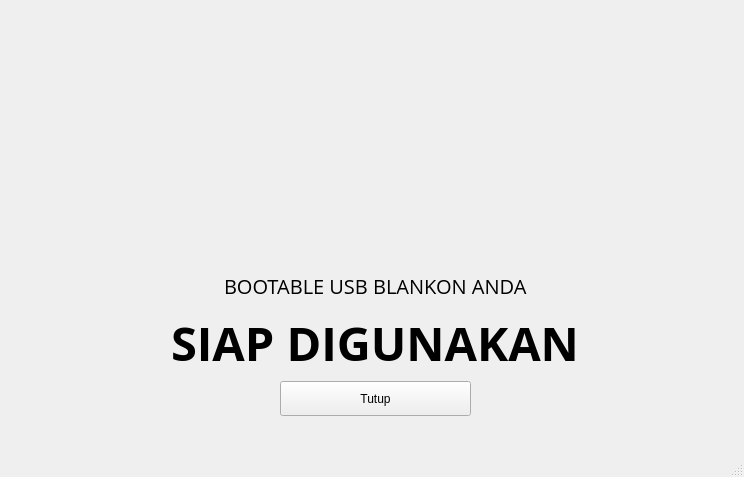
<?xml version="1.0" encoding="UTF-8"?>
<ui version="4.0">
 <class>MainWindow</class>
 <widget class="QMainWindow" name="MainWindow">
  <property name="geometry">
   <rect>
    <x>0</x>
    <y>0</y>
    <width>744</width>
    <height>477</height>
   </rect>
  </property>
  <property name="minimumSize">
   <size>
    <width>744</width>
    <height>477</height>
   </size>
  </property>
  <property name="maximumSize">
   <size>
    <width>744</width>
    <height>477</height>
   </size>
  </property>
  <property name="windowTitle">
   <string>HAFTIAN GUI</string>
  </property>
  <widget class="QWidget" name="centralwidget">
   <widget class="QWidget" name="">
    <property name="geometry">
     <rect>
      <x>150</x>
      <y>22</y>
      <width>450</width>
      <height>394</height>
     </rect>
    </property>
    <layout class="QVBoxLayout" name="verticalLayout">
     <item>
      <layout class="QHBoxLayout" name="horizontalLayout_3">
       <item>
        <spacer name="horizontalSpacer_5">
         <property name="orientation">
          <enum>Qt::Horizontal</enum>
         </property>
         <property name="sizeHint" stdset="0">
          <size>
           <width>100</width>
           <height>17</height>
          </size>
         </property>
        </spacer>
       </item>
       <item>
        <widget class="QLabel" name="label">
         <property name="minimumSize">
          <size>
           <width>230</width>
           <height>240</height>
          </size>
         </property>
         <property name="maximumSize">
          <size>
           <width>230</width>
           <height>240</height>
          </size>
         </property>
         <property name="text">
          <string/>
         </property>
         <property name="pixmap">
          <pixmap resource="haftian-assets.qrc">:/asset/boni-fly.png</pixmap>
         </property>
         <property name="scaledContents">
          <bool>true</bool>
         </property>
        </widget>
       </item>
       <item>
        <spacer name="horizontalSpacer_6">
         <property name="orientation">
          <enum>Qt::Horizontal</enum>
         </property>
         <property name="sizeHint" stdset="0">
          <size>
           <width>100</width>
           <height>17</height>
          </size>
         </property>
        </spacer>
       </item>
      </layout>
     </item>
     <item>
      <layout class="QHBoxLayout" name="horizontalLayout">
       <item>
        <spacer name="horizontalSpacer">
         <property name="orientation">
          <enum>Qt::Horizontal</enum>
         </property>
         <property name="sizeHint" stdset="0">
          <size>
           <width>40</width>
           <height>20</height>
          </size>
         </property>
        </spacer>
       </item>
       <item>
        <widget class="QLabel" name="label_2">
         <property name="font">
          <font>
           <family>Open Sans</family>
           <pointsize>15</pointsize>
          </font>
         </property>
         <property name="text">
          <string>BOOTABLE USB BLANKON ANDA</string>
         </property>
        </widget>
       </item>
       <item>
        <spacer name="horizontalSpacer_2">
         <property name="orientation">
          <enum>Qt::Horizontal</enum>
         </property>
         <property name="sizeHint" stdset="0">
          <size>
           <width>40</width>
           <height>20</height>
          </size>
         </property>
        </spacer>
       </item>
      </layout>
     </item>
     <item>
      <layout class="QHBoxLayout" name="horizontalLayout_4">
       <item>
        <spacer name="horizontalSpacer_8">
         <property name="orientation">
          <enum>Qt::Horizontal</enum>
         </property>
         <property name="sizeHint" stdset="0">
          <size>
           <width>13</width>
           <height>17</height>
          </size>
         </property>
        </spacer>
       </item>
       <item>
        <widget class="QLabel" name="label_3">
         <property name="font">
          <font>
           <family>Open Sans</family>
           <pointsize>35</pointsize>
           <weight>75</weight>
           <bold>true</bold>
          </font>
         </property>
         <property name="text">
          <string>SIAP DIGUNAKAN</string>
         </property>
        </widget>
       </item>
       <item>
        <spacer name="horizontalSpacer_7">
         <property name="orientation">
          <enum>Qt::Horizontal</enum>
         </property>
         <property name="sizeHint" stdset="0">
          <size>
           <width>13</width>
           <height>17</height>
          </size>
         </property>
        </spacer>
       </item>
      </layout>
     </item>
     <item>
      <layout class="QHBoxLayout" name="horizontalLayout_2">
       <item>
        <spacer name="horizontalSpacer_3">
         <property name="orientation">
          <enum>Qt::Horizontal</enum>
         </property>
         <property name="sizeHint" stdset="0">
          <size>
           <width>118</width>
           <height>20</height>
          </size>
         </property>
        </spacer>
       </item>
       <item>
        <widget class="QPushButton" name="pushButton">
         <property name="minimumSize">
          <size>
           <width>191</width>
           <height>35</height>
          </size>
         </property>
         <property name="text">
          <string>Tutup</string>
         </property>
        </widget>
       </item>
       <item>
        <spacer name="horizontalSpacer_4">
         <property name="orientation">
          <enum>Qt::Horizontal</enum>
         </property>
         <property name="sizeHint" stdset="0">
          <size>
           <width>118</width>
           <height>20</height>
          </size>
         </property>
        </spacer>
       </item>
      </layout>
     </item>
    </layout>
   </widget>
  </widget>
  <widget class="QMenuBar" name="menubar">
   <property name="geometry">
    <rect>
     <x>0</x>
     <y>0</y>
     <width>744</width>
     <height>22</height>
    </rect>
   </property>
  </widget>
  <widget class="QStatusBar" name="statusbar"/>
 </widget>
 <resources>
  <include location="haftian-assets.qrc"/>
 </resources>
 <connections/>
</ui>
